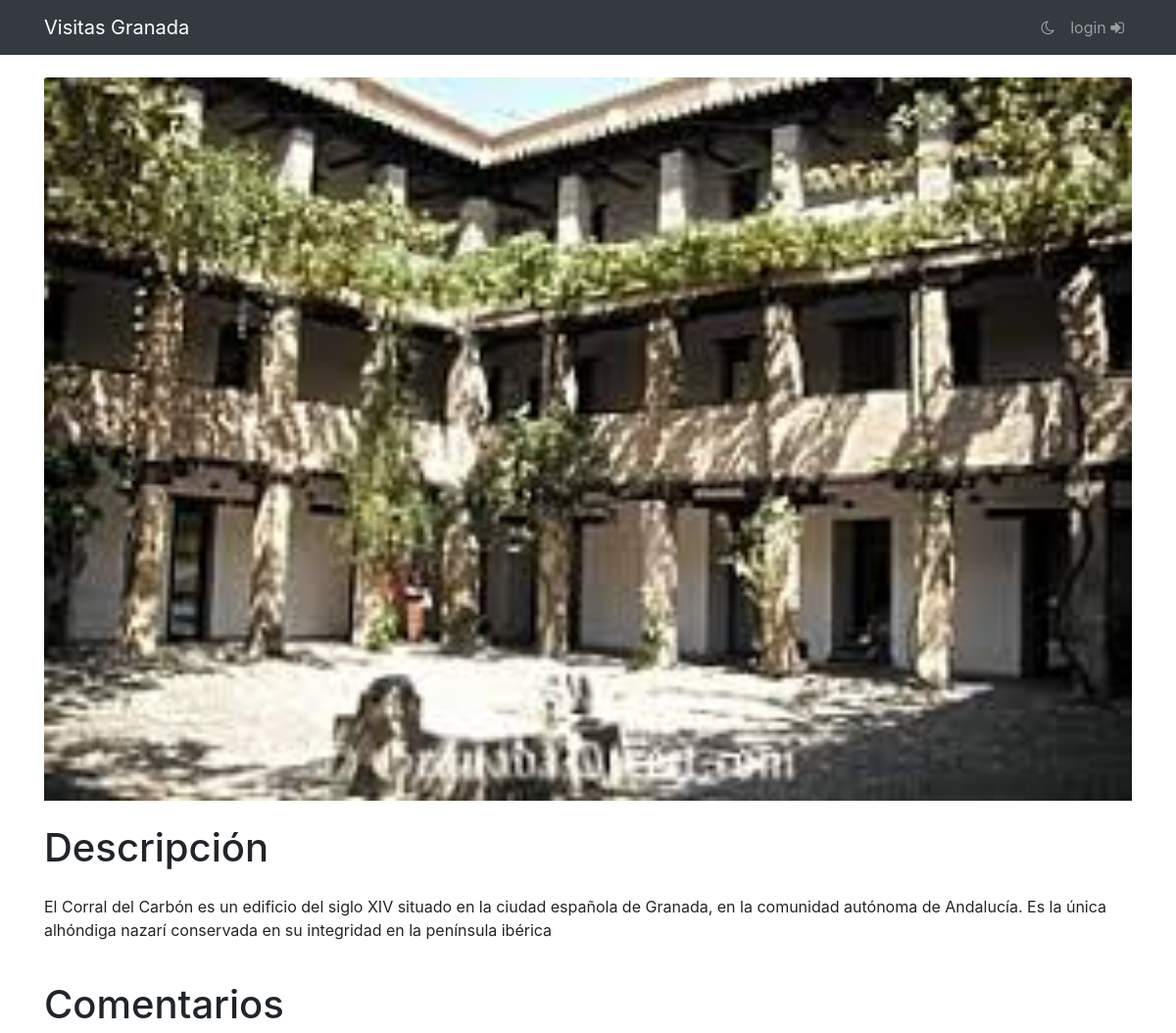
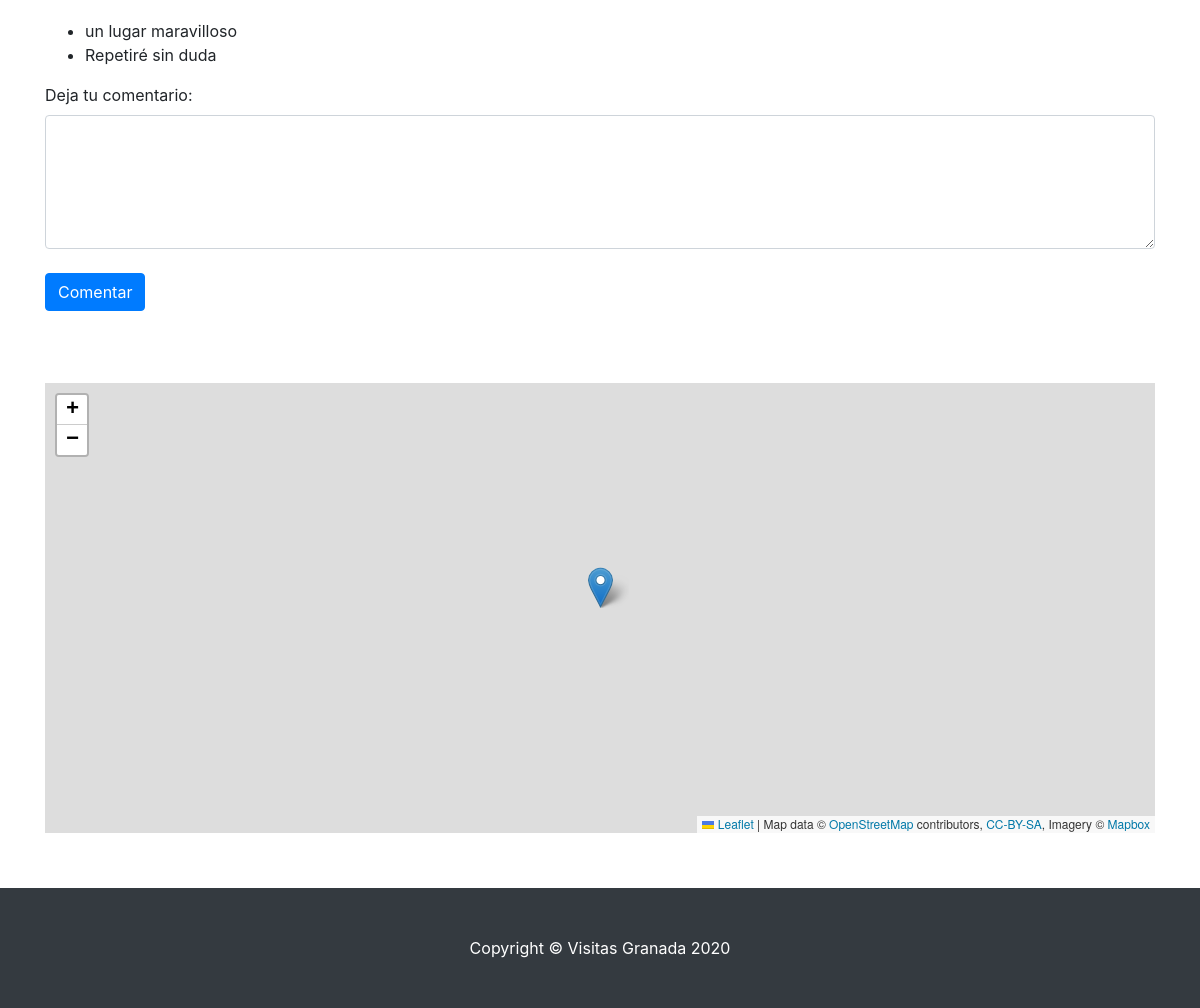
Page /visitas_granada/visit/8 on the committed database (2 pictures, top to bottom).
### visitas_granada/models.py (models this page shows)
class Visita(models.Model):
    nombre = models.CharField(max_length=100)
    descripcion = models.CharField(max_length=1000)
    likes = models.IntegerField(default=0)
    foto = models.FileField(upload_to='fotos', blank=True)

class Comentario(models.Model):
    visita = models.ForeignKey(Visita, on_delete=models.CASCADE)
    texto = models.CharField(max_length=500)

### visitas_granada/views.py (the view)
# urls.py: path('visit/<int:visit_id>', views.getVisit, name='getVisit'),
def getVisit(request, visit_id):
    visit = Visita.objects.get(id=visit_id)
    coments = Comentario.objects.filter(visita=visit_id)
    return render(request, 'visit.html', {'visit': visit, 'coments': coments})

### visitas_granada/templates/visit.html (shortened to what this page needs)
{% extends 'base.html' %}
{% load static %}
  {% block includes%}
    <link href="{% static 'css/styles.css' %}" rel="stylesheet">
  {% endblock %}
  {% block content %}
    <div class="row">
      <div id="ContainerImgVisit" class="col-lg-12 col-md-12 col-xs-12">
        <img class="card-img-top" src="/media/{{ visit.foto }}" alt="">
      </div>
    </div>
  <div class="row">
      <div class="col-lg-12 col-md-12 col-xs-12">
        <h1 class="my-4">Descripción</h1>
        <p>{{visit.descripcion}}</p>
      </div>
  </div>
  <div class="row">
      <div class="col-lg-12 col-md-12 col-xs-12">
        <h1 class="my-4">Comentarios</h1>
        <div id="ListComments">
        <ul>
          {% for coment in coments %}
            <li>{{coment.texto}}</li>
          {% endfor %}
        </ul>
        </div>
        <div class="form-group">
          <label for="comment">Deja tu comentario:</label>
          <textarea class="form-control" rows="5" id="comment"></textarea>
          <br>
          <button id="ButtonComment" data-id-visit="{{visit.id}}" type="submit" class="btn btn-primary" value="Comentar">Comentar</button>
        </div>
      </div>
  </div>
  <div class="row">
      <div class="col-lg-12 col-md-12 col-xs-12">
        <div id="mapid"></div>
      </div>
  </div>
  {% endblock %}

### visitas_granada/static/css/shop-homepage.css (style rules this page uses)
body { padding-top: 56px; }

### visitas_granada/static/css/styles.css (style rules this page uses)
#ContainerImgVisit { margin-top: 2%; }
#mapid { width: 100%; height: 450px; margin-top: 5%; margin-bottom: 5%; }
.leaflet-container { width: 600px; height: 400px; }

### rows in the picture
Visita: foto (picture), descripcion "El Corral del Carbón es un edificio del siglo XIV situado en la ciudad española de Granada, en la comunidad autónoma de Andalucía. Es la única alhóndiga nazarí conservada en su integridad en la península ibérica"
Comentario: texto "un lugar maravilloso"
Comentario: texto "Repetiré sin duda"
